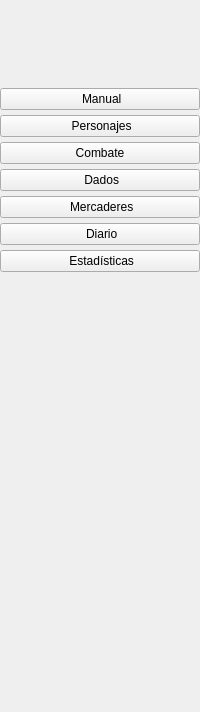
     <widget class="QWidget" name="Icon_Full_Widget" native="true">
      <property name="minimumSize">
       <size>
        <width>200</width>
        <height>0</height>
       </size>
      </property>
      <property name="maximumSize">
       <size>
        <width>300</width>
        <height>16777215</height>
       </size>
      </property>
      <layout class="QVBoxLayout" name="verticalLayout_2">
       <property name="spacing">
        <number>5</number>
       </property>
       <property name="leftMargin">
        <number>0</number>
       </property>
       <property name="topMargin">
        <number>0</number>
       </property>
       <property name="rightMargin">
        <number>0</number>
       </property>
       <property name="bottomMargin">
        <number>0</number>
       </property>
       <item>
        <widget class="QLabel" name="AquelarrePhoto_2">
         <property name="enabled">
          <bool>true</bool>
         </property>
         <property name="minimumSize">
          <size>
           <width>70</width>
           <height>83</height>
          </size>
         </property>
         <property name="maximumSize">
          <size>
           <width>16777215</width>
           <height>70</height>
          </size>
         </property>
         <property name="text">
          <string/>
         </property>
         <property name="pixmap">
          <pixmap>../resources/images/Icon_Aquelarre_full_widget.png</pixmap>
         </property>
         <property name="scaledContents">
          <bool>true</bool>
         </property>
        </widget>
       </item>
       <item>
        <widget class="QPushButton" name="ManualButton_2">
         <property name="text">
          <string> Manual</string>
         </property>
         <property name="icon">
          <iconset>
           <normaloff>../resources/images/libro-alt.png</normaloff>../resources/images/libro-alt.png</iconset>
         </property>
         <property name="checkable">
          <bool>true</bool>
         </property>
         <property name="autoExclusive">
          <bool>true</bool>
         </property>
        </widget>
       </item>
       <item>
        <widget class="QPushButton" name="CharacterButton_2">
         <property name="text">
          <string> Personajes</string>
         </property>
         <property name="icon">
          <iconset>
           <normaloff>../resources/images/usuarios.png</normaloff>../resources/images/usuarios.png</iconset>
         </property>
         <property name="checkable">
          <bool>true</bool>
         </property>
         <property name="autoExclusive">
          <bool>true</bool>
         </property>
        </widget>
       </item>
       <item>
        <widget class="QPushButton" name="FigthButton_2">
         <property name="text">
          <string>Combate</string>
         </property>
         <property name="icon">
          <iconset>
           <normaloff>../resources/images/espada.png</normaloff>../resources/images/espada.png</iconset>
         </property>
         <property name="checkable">
          <bool>true</bool>
         </property>
         <property name="autoExclusive">
          <bool>true</bool>
         </property>
        </widget>
       </item>
       <item>
        <widget class="QPushButton" name="RollButton_2">
         <property name="text">
          <string> Dados</string>
         </property>
         <property name="icon">
          <iconset>
           <normaloff>../resources/images/dados-d20.png</normaloff>../resources/images/dados-d20.png</iconset>
         </property>
         <property name="checkable">
          <bool>true</bool>
         </property>
         <property name="autoExclusive">
          <bool>true</bool>
         </property>
        </widget>
       </item>
       <item>
        <widget class="QPushButton" name="MerchantButton_2">
         <property name="text">
          <string> Mercaderes</string>
         </property>
         <property name="icon">
          <iconset>
           <normaloff>../resources/images/moneda.png</normaloff>../resources/images/moneda.png</iconset>
         </property>
         <property name="checkable">
          <bool>true</bool>
         </property>
         <property name="autoExclusive">
          <bool>true</bool>
         </property>
        </widget>
       </item>
       <item>
        <widget class="QPushButton" name="DiaryButton_2">
         <property name="text">
          <string> Diario</string>
         </property>
         <property name="icon">
          <iconset>
           <normaloff>../resources/images/Diario.png</normaloff>../resources/images/Diario.png</iconset>
         </property>
         <property name="checkable">
          <bool>true</bool>
         </property>
         <property name="autoExclusive">
          <bool>true</bool>
         </property>
        </widget>
       </item>
       <item>
        <widget class="QPushButton" name="EstadisticButton_2">
         <property name="text">
          <string> Estadísticas</string>
         </property>
         <property name="icon">
          <iconset>
           <normaloff>../resources/images/estadisticas.png</normaloff>../resources/images/estadisticas.png</iconset>
         </property>
         <property name="checkable">
          <bool>true</bool>
         </property>
         <property name="autoExclusive">
          <bool>true</bool>
         </property>
        </widget>
       </item>
       <item>
        <spacer name="verticalSpacer_2">
         <property name="orientation">
          <enum>Qt::Vertical</enum>
         </property>
         <property name="sizeHint" stdset="0">
          <size>
           <width>20</width>
           <height>440</height>
          </size>
         </property>
        </spacer>
       </item>
      </layout>
     </widget>
